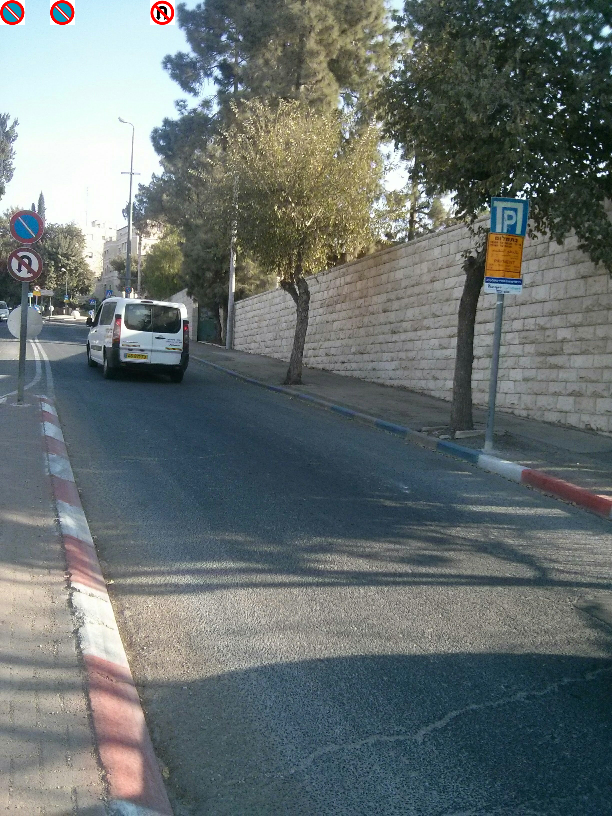
//> input picture roadSignsDetector/1.jpg/signs.bmp, 612 x 816 px
$ ./HoughLines 1.jpg/signs.bmp   (built with g++ and OpenCV 4)
//> lines starting //> are read from the running program, lines starting //| are printed output that depends on the picture
#include <cmath>
#include <iostream>
#include "opencv2/core.hpp"
#include <opencv2/core/utility.hpp>
#include "opencv2/highgui.hpp"
#include "opencv2/imgproc.hpp"
#include "opencv2/cudaimgproc.hpp"
using namespace std;
using namespace cv;
using namespace cv::cuda;
static void help()
{
	cout << "This program demonstrates line finding with the Hough transform." << endl;
	cout << "Usage:" << endl;
	cout << "./gpu-example-houghlines <image_name>, Default is ../data/pic1.png\n" << endl;
}
int main(int argc, const char* argv[])
{
	const string filename = argc >= 2 ? argv[1] : "../data/pic1.png";
	Mat src = imread(filename, IMREAD_GRAYSCALE);
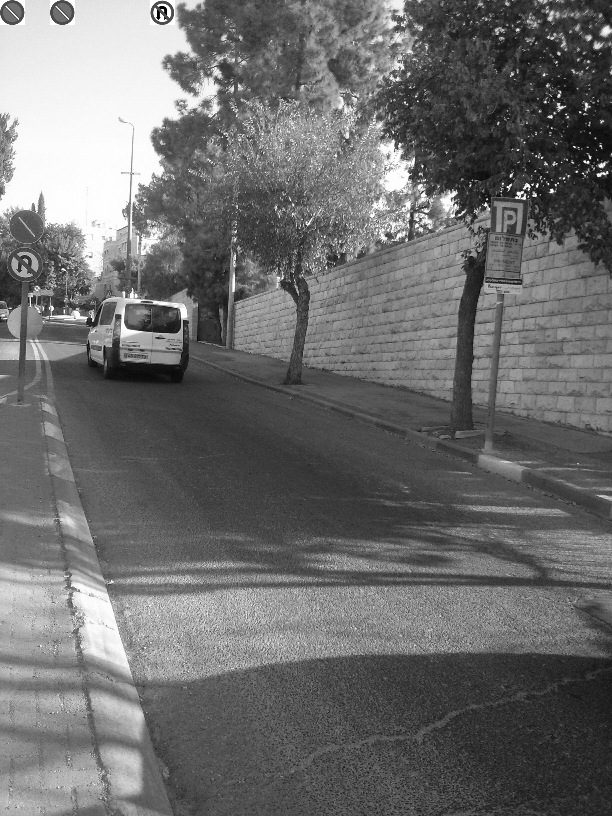
//> src: 816 rows x 612 cols, CV_8UC1; min 0, max 255, mean 109.4
	if (src.empty())
	{
		help();
		cout << "can not open " << filename << endl;
		return -1;
	}
	Mat mask;
	cv::Canny(src, mask, 100, 200, 3);
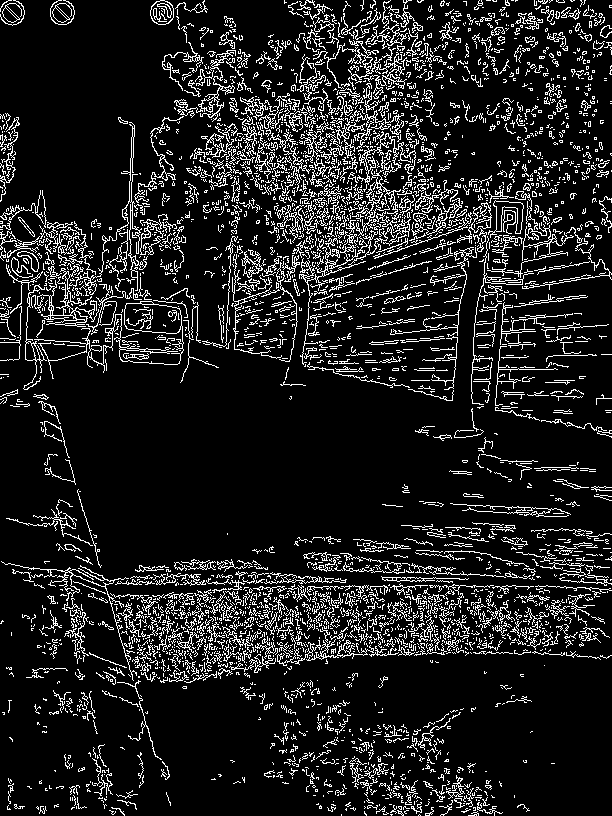
//> mask: 816 rows x 612 cols, CV_8UC1; 12.3% white in thin lines or dots
	Mat dst_cpu;
	cv::cvtColor(mask, dst_cpu, COLOR_GRAY2BGR);
//> dst_cpu: 816 rows x 612 cols, CV_8UC3; 12.3% white in thin lines or dots
	Mat dst_gpu = dst_cpu.clone();
	vector<Vec4i> lines_cpu;
	{
		const int64 start = getTickCount();
		cv::HoughLinesP(mask, lines_cpu, 1, CV_PI / 180, 50, 60, 5);
//> lines_cpu = 70 lines (x1, y1, x2, y2), first 8: [523, 288, 602, 275], [54, 406, 74, 479], [319, 301, 319, 241], [271, 163, 351, 107], [230, 272, 317, 265], [359, 160, 405, 8], [280, 263, 376, 229], [181, 627, 339, 621]
		const double timeSec = (getTickCount() - start) / getTickFrequency();
		cout << "CPU Time : " << timeSec * 1000 << " ms" << endl;
		cout << "CPU Found : " << lines_cpu.size() << endl;
//| CPU Found : 70
	}
	for (size_t i = 0; i < lines_cpu.size(); ++i)
	{
		Vec4i l = lines_cpu[i];
		line(dst_cpu, Point(l[0], l[1]), Point(l[2], l[3]), Scalar(0, 0, 255), 3, LINE_AA);
	}
//> this loop made 70 passes
//> l on passes 1 to 12: [523, 288, 602, 275], [54, 406, 74, 479], [319, 301, 319, 241], [271, 163, 351, 107], [230, 272, 317, 265], [359, 160, 405, 8], [280, 263, 376, 229], [181, 627, 339, 621], [318, 238, 334, 167], [345, 149, 359, 55], [341, 112, 402, 73], [382, 579, 455, 578]
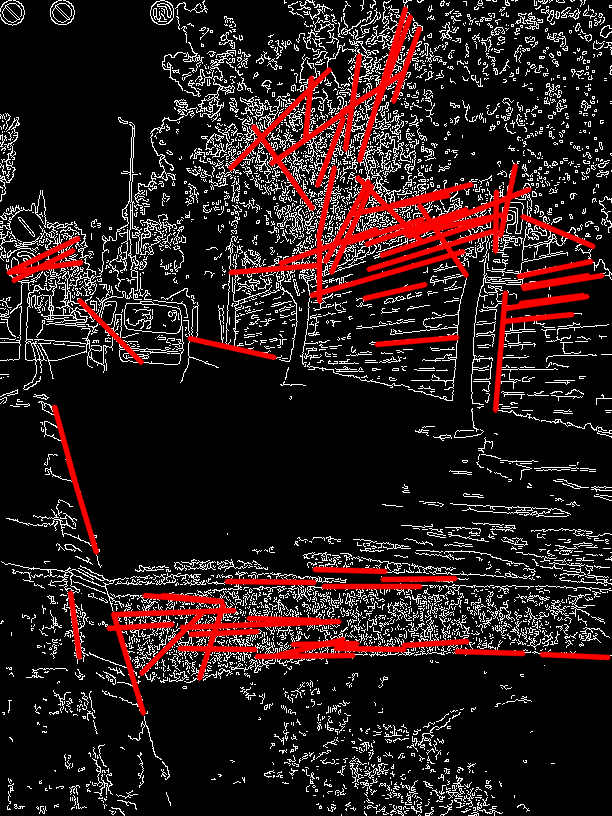
//> dst_cpu: 816 rows x 612 cols, CV_8UC3; mean B, G, R 26.7, 26.7, 41.9
//> (the run ends here: the program stops with an error, at `GpuMat d_src(mask);`)
